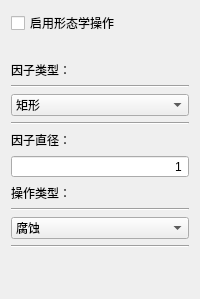
        <widget class="QWidget" name="tab_9">
         <attribute name="title">
          <string>页</string>
         </attribute>
         <layout class="QVBoxLayout" name="verticalLayout_41">
          <item>
           <layout class="QVBoxLayout" name="verticalLayout_40">
            <item>
             <widget class="QCheckBox" name="checkBox_Morph">
              <property name="text">
               <string>启用形态学操作</string>
              </property>
             </widget>
            </item>
            <item>
             <widget class="QLabel" name="label_54">
              <property name="text">
               <string/>
              </property>
             </widget>
            </item>
            <item>
             <widget class="QLabel" name="label_55">
              <property name="text">
               <string>因子类型：</string>
              </property>
             </widget>
            </item>
            <item>
             <widget class="Line" name="line_56">
              <property name="orientation">
               <enum>Qt::Horizontal</enum>
              </property>
             </widget>
            </item>
            <item>
             <widget class="QComboBox" name="comboBox_Morph_type">
              <item>
               <property name="text">
                <string>矩形</string>
               </property>
              </item>
              <item>
               <property name="text">
                <string>星形</string>
               </property>
              </item>
              <item>
               <property name="text">
                <string>椭圆</string>
               </property>
              </item>
             </widget>
            </item>
            <item>
             <layout class="QHBoxLayout" name="horizontalLayout_Morph_type"/>
            </item>
            <item>
             <widget class="Line" name="line_58">
              <property name="orientation">
               <enum>Qt::Horizontal</enum>
              </property>
             </widget>
            </item>
            <item>
             <widget class="QLabel" name="label_57">
              <property name="text">
               <string>因子直径：</string>
              </property>
             </widget>
            </item>
            <item>
             <widget class="QSpinBox" name="spinBox_Morph_D">
              <property name="alignment">
               <set>Qt::AlignRight|Qt::AlignTrailing|Qt::AlignVCenter</set>
              </property>
              <property name="buttonSymbols">
               <enum>QAbstractSpinBox::NoButtons</enum>
              </property>
              <property name="maximum">
               <number>10</number>
              </property>
              <property name="value">
               <number>1</number>
              </property>
             </widget>
            </item>
            <item>
             <widget class="QLabel" name="label_56">
              <property name="text">
               <string>操作类型：</string>
              </property>
             </widget>
            </item>
            <item>
             <widget class="Line" name="line_57">
              <property name="orientation">
               <enum>Qt::Horizontal</enum>
              </property>
             </widget>
            </item>
            <item>
             <widget class="QComboBox" name="comboBox_Morph_do">
              <item>
               <property name="text">
                <string>腐蚀</string>
               </property>
              </item>
              <item>
               <property name="text">
                <string>膨胀</string>
               </property>
              </item>
              <item>
               <property name="text">
                <string>开运算</string>
               </property>
              </item>
              <item>
               <property name="text">
                <string>闭运算</string>
               </property>
              </item>
              <item>
               <property name="text">
                <string>形态学梯度</string>
               </property>
              </item>
              <item>
               <property name="text">
                <string>顶帽</string>
               </property>
              </item>
              <item>
               <property name="text">
                <string>黑帽</string>
               </property>
              </item>
              <item>
               <property name="text">
                <string>击中击不中</string>
               </property>
              </item>
             </widget>
            </item>
            <item>
             <layout class="QHBoxLayout" name="horizontalLayout_Morph_do"/>
            </item>
            <item>
             <widget class="Line" name="line_54">
              <property name="orientation">
               <enum>Qt::Horizontal</enum>
              </property>
             </widget>
            </item>
            <item>
             <spacer name="verticalSpacer_11">
              <property name="orientation">
               <enum>Qt::Vertical</enum>
              </property>
              <property name="sizeHint" stdset="0">
               <size>
                <width>20</width>
                <height>40</height>
               </size>
              </property>
             </spacer>
            </item>
           </layout>
          </item>
         </layout>
        </widget>
